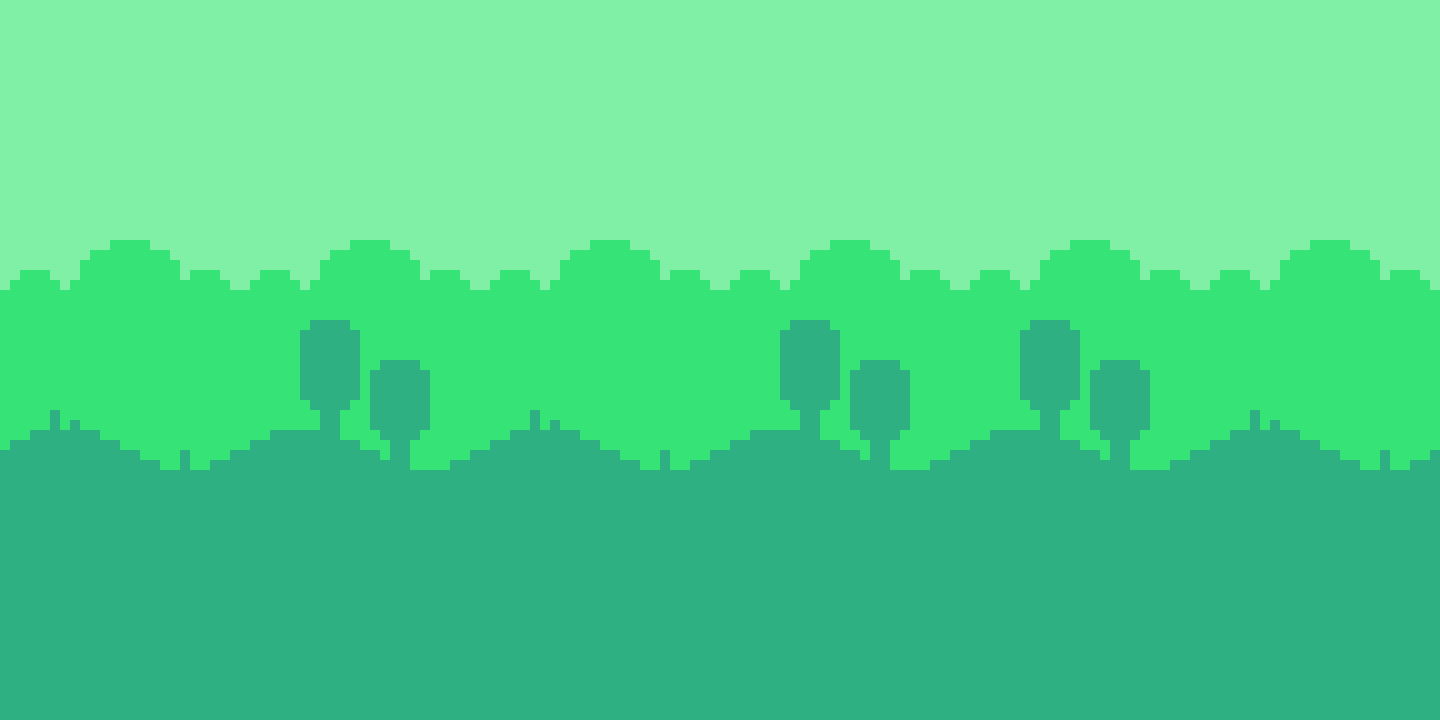

This game map was drawn from its Tiled (.tmx) file and the tilesets committed beside it. A one-line description and the full map source follow:
An orthogonal 6x3 tile map with 240x240 px tiles, 1 tile layer (Tile Layer 1).

<map version="1.10" tiledversion="1.11.2" orientation="orthogonal" renderorder="right-down" width="6" height="3" tilewidth="240" tileheight="240" infinite="0" nextlayerid="2" nextobjectid="1">
 <tileset firstgid="1" source="tilesets/tileset2.tsx" />
 <layer id="1" name="Tile Layer 1" width="6" height="3">
  <data encoding="csv">
7,7,7,7,7,7,
15,16,15,16,16,15,
23,23,23,23,23,24
</data>
 </layer>
</map>
